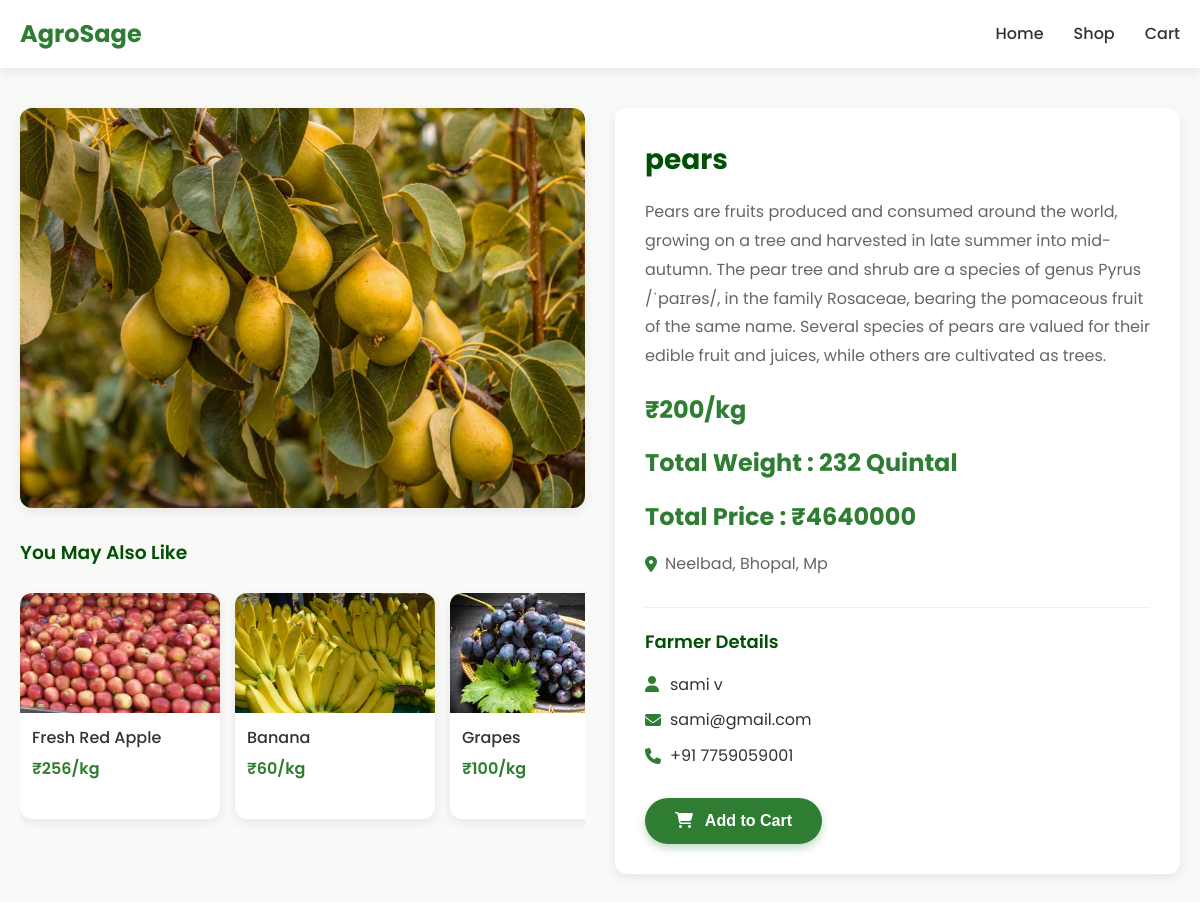
/product-card/12/ (signed in), run on the app's committed database.
### home/models.py (models this page shows, shortened)
class MarketItems(models.Model):
    farmer = models.ForeignKey(User,on_delete=models.CASCADE)
    items_name = models.CharField(max_length=1000)
    items_description = models.TextField(max_length=1000)
    category = models.ForeignKey(Category,on_delete=models.CASCADE)   # e.g. “Fertilizer”, “Tool”
    item_price = models.IntegerField()
    item_image = models.ImageField(upload_to='market_items/')
    items_weight = models.IntegerField()
    min_weight = models.IntegerField(default=0)
    item_rating = models.IntegerField(default=0)
    location = models.CharField(max_length=300,default="Neelbad, Bhopal, Mp")

### home/views.py (the view)
# urls.py: path('product-card/<int:product_id>/',views.product_card,name="product_card"),
@login_required
def product_card(request, product_id):
    product = get_object_or_404(MarketItems, id=product_id)
    related_products = MarketItems.objects.filter(category=product.category).exclude(id=product.id)
    check = Check.objects.filter(user=product.farmer).first()
    phone_number = check.phone_number
    total_price = product.item_price*100*product.items_weight
    print(product.item_image)
    context = {
        "product": product,
        "related_products": related_products,
        "phone_number" : phone_number,
        "total_price" : total_price,
    }
    return render(request, 'marketplace/product_card.html', context)

### templates/marketplace/product_card.html (shortened to what this page needs)
<!DOCTYPE html>
<html lang="en">
<head>
    <link rel="stylesheet" href="https://cdnjs.cloudflare.com/ajax/libs/font-awesome/6.4.0/css/all.min.css">
</head>
<body>
    <nav class="navbar">
        <div class="container nav-container">
            <div class="logo">
                <div class="flex items-center space-x-2">
                <span onclick="window.location.href='{% url 'index' %}'" class="text-2xl font-bold bg-gradient-to-r from-green-600 to-blue-500 text-transparent bg-clip-text">AgroSage</span>
            </div>
            </div>
            <ul class="nav-links">
                <li><a href="{% url 'index' %}">Home</a></li>
                <li><a href="{% url 'market' %}">Shop</a></li>
                <li><a href="{% url 'view_cart' %}">Cart</a></li>
            </ul>
        </div>
    </nav>
    <div class="container">
        <div class="product-section">
            <div class="product-left">
                <div class="product-image">
                    <img src="{{product.item_image.url}}" alt="">
                </div>
                <div class="recommendations">
                    <h3>You May Also Like</h3>
                    <div class="recommendation-cards">
                    {% for item in related_products %}
                         <div class="recommendation-card" onclick="window.location.href='{% url 'product_card' item.id %}'">
                            <div class="rec-image">
                                <img src="{{item.item_image.url}}" alt="Carrots">
                            </div>
                            <div class="rec-info">
                                <div class="rec-title">{{item.items_name}}</div>
                                <div class="rec-price">₹{{item.item_price}}/kg</div>
                            </div>
                        </div>
                    {% endfor %}
                    </div>
                </div>
            </div>
            <div class="product-right">
                <div class="product-details">
                    <h1 class="product-title">{{product.items_name}}</h1>
                    <p class="product-description">
                        {{product.items_description}}
                    </p>
                    <div class="product-price">₹{{product.item_price}}/kg</div>
                    <div class="product-price">Total Weight : {{product.items_weight}} Quintal</div>
                    <div class="product-price">Total Price : ₹{{total_price}}</div>
                    <div class="product-location">
                        <i class="fas fa-map-marker-alt"></i>
                        <span>{{product.location}}</span>
                    </div>
                    <div class="farmer-details">
                        <h3>Farmer Details</h3>
                        <div class="farmer-info">
                            <div class="farmer-info-item">
                                <i class="fas fa-user"></i>
                                <span>{{product.farmer.first_name}} {{product.farmer.last_name}}</span>
                            </div>
                            <div class="farmer-info-item">
                                <i class="fas fa-envelope"></i>
                                <span>{{product.farmer.email}}</span>
                            </div>
                            <div class="farmer-info-item">
                                <i class="fas fa-phone"></i>
                                <span>+91 {{phone_number}}</span>
                            </div>
                        </div>
                    </div>
                    {% if product.farmer and product.farmer.id != user.id %}
                        <button class="add-to-cart bg-green-600 text-white px-4 py-2 rounded hover:bg-green-700 transition"
                                onclick="window.location.href='{% url 'add_to_cart' product.id %}'">
                            <i class="fas fa-shopping-cart mr-2"></i>
                            Add to Cart
                        </button>
                    {% endif %}
                </div>
            </div>
        </div>
    </div>
</body>
</html>

### templates/marketplace/product_card.html (style rules this page uses)
:root { --primary-color: #2e7d32; --primary-light: #60ad5e; --primary-dark: #005005; --secondary-color: #8bc34a; --text-color: #333; --light-text: #666; --bg-color: #f9f9f7; --card-bg: #ffffff; --border-radius: 12px; --box-shadow: 0 4px 12px rgba(0, 0, 0, 0.08); }
* { margin: 0; padding: 0; box-sizing: border-box; }
body { font-family: 'Poppins', sans-serif; background-color: var(--bg-color); color: var(--text-color); line-height: 1.6; }
.container { max-width: 1200px; margin: 0 auto; padding: 0 20px; }
.navbar { background-color: var(--card-bg); box-shadow: var(--box-shadow); position: sticky; top: 0; z-index: 100; padding: 15px 0; }
.nav-container { display: flex; justify-content: space-between; align-items: center; }
.logo { display: flex; align-items: center; font-size: 24px; font-weight: 700; color: var(--primary-color); }
.nav-links { display: flex; list-style: none; }
.nav-links li { margin-left: 30px; }
.nav-links a { text-decoration: none; color: var(--text-color); font-weight: 500; transition: color 0.3s; }
.product-section { padding: 40px 0; display: flex; flex-wrap: wrap; gap: 30px; }
.product-left { flex: 1; min-width: 300px; }
.product-right { flex: 1; min-width: 300px; }
.product-image { width: 100%; height: 400px; border-radius: var(--border-radius); overflow: hidden; box-shadow: var(--box-shadow); margin-bottom: 30px; }
.product-image img { width: 100%; height: 100%; object-fit: cover; transition: transform 0.5s; }
.recommendations { margin-top: 20px; }
.recommendations h3 { margin-bottom: 15px; color: var(--primary-dark); font-weight: 600; }
.recommendation-cards { display: flex; overflow-x: auto; gap: 15px; padding: 10px 0; scrollbar-width: thin; scrollbar-color: var(--primary-light) var(--bg-color); }
.recommendation-card { min-width: 200px; background-color: var(--card-bg); border-radius: var(--border-radius); box-shadow: var(--box-shadow); overflow: hidden; transition: transform 0.3s, box-shadow 0.3s; }
.rec-image { height: 120px; overflow: hidden; }
.rec-image img { width: 100%; height: 100%; object-fit: cover; }
.rec-info { padding: 12px; }
.rec-title { font-weight: 500; margin-bottom: 5px; color: var(--text-color); }
.rec-price { color: var(--primary-color); font-weight: 600; }
.product-details { background-color: var(--card-bg); border-radius: var(--border-radius); box-shadow: var(--box-shadow); padding: 30px; }
.product-title { font-size: 28px; font-weight: 700; color: var(--primary-dark); margin-bottom: 15px; }
.product-description { color: var(--light-text); margin-bottom: 20px; line-height: 1.8; }
.product-price { font-size: 24px; font-weight: 700; color: var(--primary-color); margin-bottom: 15px; }
.product-location { display: flex; align-items: center; margin-bottom: 20px; color: var(--light-text); }
.product-location i { margin-right: 8px; color: var(--primary-color); }
.farmer-details { margin-top: 30px; padding-top: 20px; border-top: 1px solid #eee; }
.farmer-details h3 { font-size: 18px; font-weight: 600; margin-bottom: 15px; color: var(--primary-dark); }
.farmer-info { display: flex; flex-direction: column; gap: 10px; }
.farmer-info-item { display: flex; align-items: center; }
.farmer-info-item i { width: 25px; color: var(--primary-color); }
.add-to-cart { display: inline-block; margin-top: 30px; background-color: var(--primary-color); color: white; border: none; padding: 14px 30px; border-radius: 30px; font-size: 16px; font-weight: 600; cursor: pointer; transition: background-color 0.3s, transform 0.2s; box-shadow: 0 4px 8px rgba(46, 125, 50, 0.3); }
.add-to-cart i { margin-right: 8px; }

### data on the page
MarketItems: item_image (picture), items_name "pears", items_description "Pears are fruits produced and consumed around the world, growing on a tree and harvested in late summer into mid-autumn. The pear tree and shrub are a species of genus Pyrus /ˈpaɪrəs/, in the family Rosaceae, bearing the pomaceous fruit of the same name. Several species of pears are valued for their edible fruit and juices, while others are cultivated as trees.", item_price "200", items_weight "232", location "Neelbad, Bhopal, Mp", farmer.first_name "sami", farmer.last_name "v", farmer.email "sami@gmail.com"
MarketItems: item_image (picture), items_name "Fresh Red Apple", item_price "256"
MarketItems: item_image (picture), items_name "Banana", item_price "60"
MarketItems: item_image (picture), items_name "Grapes", item_price "100"

### other printed values
{{ total_price }} "4640000"
{{ phone_number }} "7759059001"
